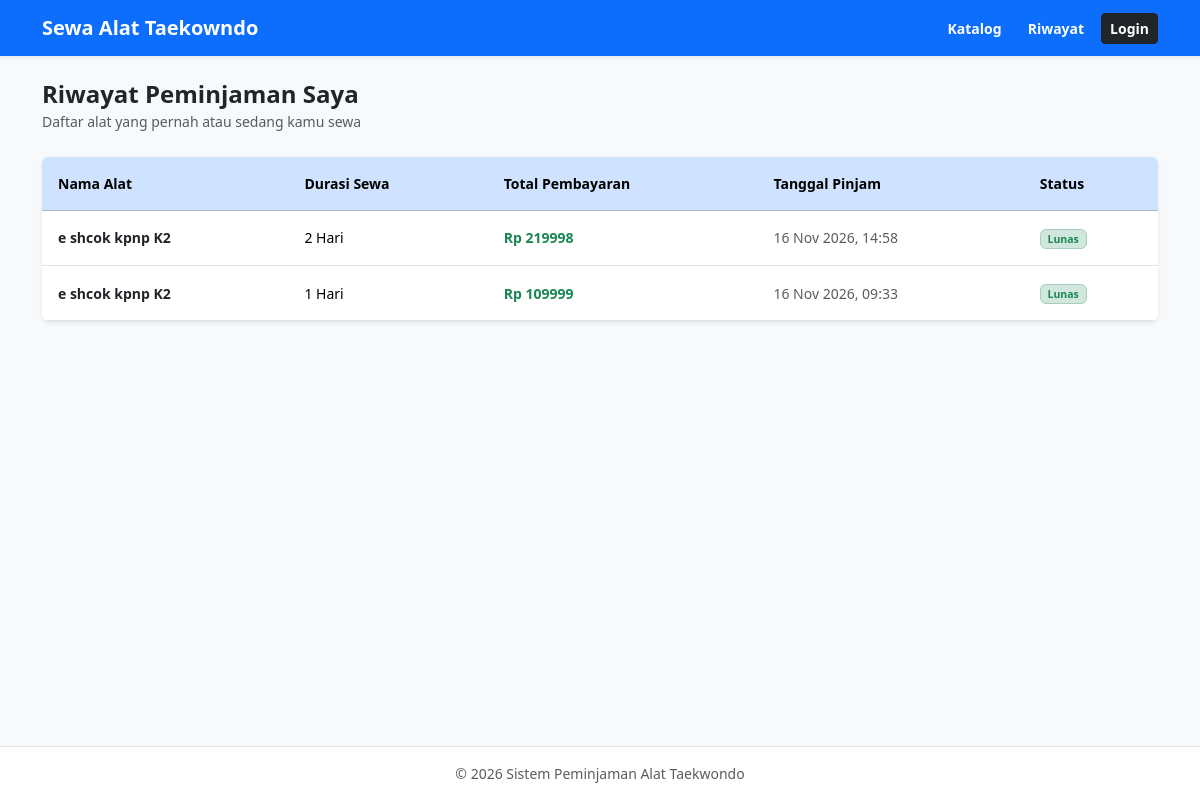
The page /riwayat/ on the database as committed earlier.
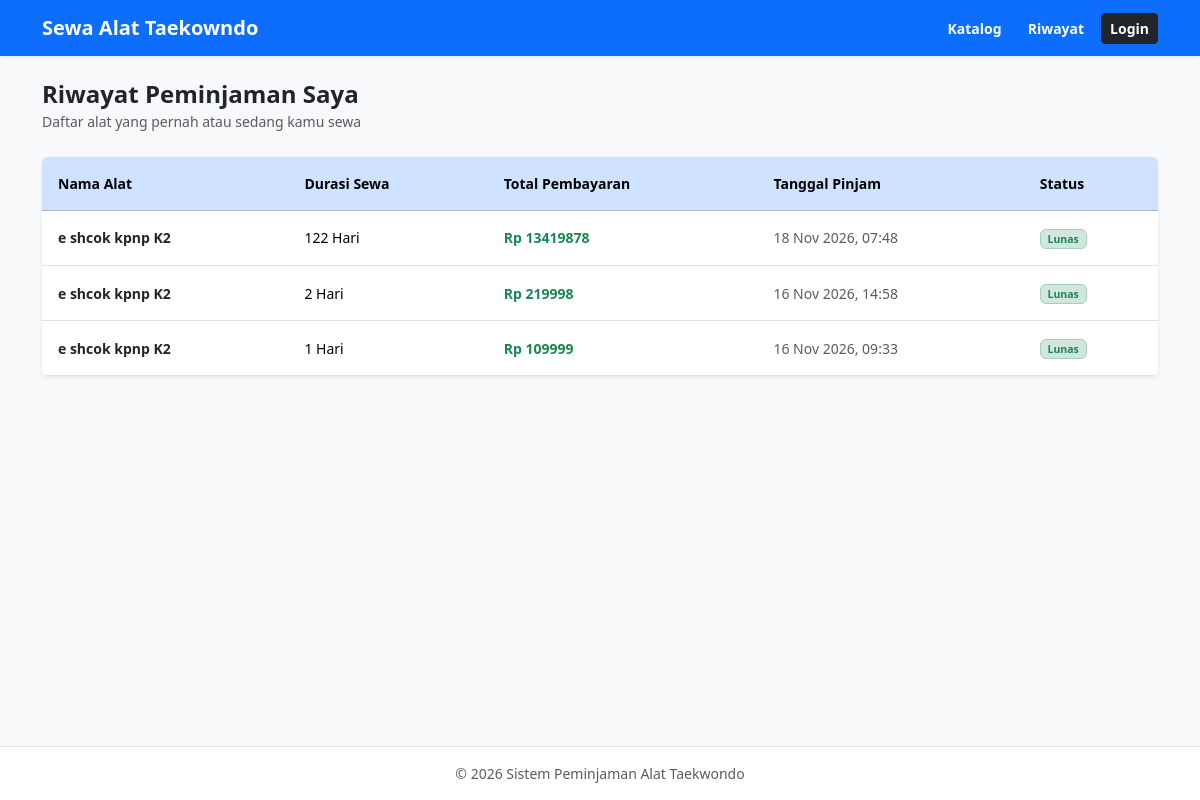
The same page on the database as committed later.
### sewa/models.py (models this page shows, shortened)
class Peminjaman(models.Model):
    STATUS_CHOICES = (
        ('Menunggu', 'Menunggu Konfirmasi'),
        ('Aktif', 'Aktif / Dipinjam'),
    )
    user = models.ForeignKey(User, on_delete=models.CASCADE)
    nama_peminjam = models.CharField(max_length=100, default='Umum')
    alat = models.ForeignKey(Alat, on_delete=models.CASCADE)
    lama_sewa = models.IntegerField(default=1)
    total_bayar = models.IntegerField(default=0)
    tanggal_pinjam = models.DateTimeField(auto_now_add=True)
    status_pembayaran = models.CharField(max_length=20, default='Lunas')
    status_peminjaman = models.CharField(max_length=20, choices=STATUS_CHOICES, default='Menunggu')

class Alat(models.Model):
    nama_alat = models.CharField(max_length=100)
    kategori = models.CharField(max_length=50)
    harga_sewa = models.IntegerField()
    stok = models.IntegerField(default=1)
    foto = models.ImageField(upload_to='foto_alat/', blank=True, null=True)

### sewa/views.py (the view)
# urls.py: path('riwayat/', views.riwayat_sewa, name='riwayat_sewa'),
def riwayat_sewa(request):
    riwayat = Peminjaman.objects.filter(user=request.user) if request.user.is_authenticated else Peminjaman.objects.all()
    return render(request, 'sewa/riwayat.html', {'riwayat': riwayat.order_by('-tanggal_pinjam')})

### sewa/templates/sewa/riwayat.html (shortened to what this page needs)
{% extends 'sewa/base.html' %}
{% block content %}
<div class="mb-4">
    <h2 class="fw-bold m-0 h4">Riwayat Peminjaman Saya</h2>
    <small class="text-muted">Daftar alat yang pernah atau sedang kamu sewa</small>
</div>
<div class="card shadow-sm border-0 overflow-hidden">
    <div class="table-responsive">
        <table class="table table-hover align-middle m-0 small text-nowrap">
            <thead class="table-primary">
                <tr>
                    <th class="p-3">Nama Alat</th>
                    <th class="p-3">Durasi Sewa</th>
                    <th class="p-3">Total Pembayaran</th>
                    <th class="p-3">Tanggal Pinjam</th>
                    <th class="p-3">Status</th>
                </tr>
            </thead>
            <tbody>
                {% for item in riwayat %}
                <tr>
                    <td class="p-3 fw-bold text-dark">{{ item.alat.nama_alat }}</td>
                    <td class="p-3">{{ item.lama_sewa }} Hari</td>
                    <td class="p-3 fw-bold text-success">Rp {{ item.total_bayar }}</td>
                    <td class="p-3 text-muted">{{ item.tanggal_pinjam|date:"d M Y, H:i" }}</td>
                    <td class="p-3">
                        <span class="badge bg-success-subtle text-success border border-success-subtle fw-bold">
                            {{ item.status_pembayaran }}
                        </span>
                    </td>
                </tr>
                {% endfor %}
            </tbody>
        </table>
    </div>
</div>
{% endblock %}

Rows that differ between the two databases and show on the page:
added Peminjaman: alat.nama_alat "e shcok kpnp K2", lama_sewa "122", total_bayar "13419878", tanggal_pinjam "18 Nov 2026, 07:48", status_pembayaran "Lunas"
